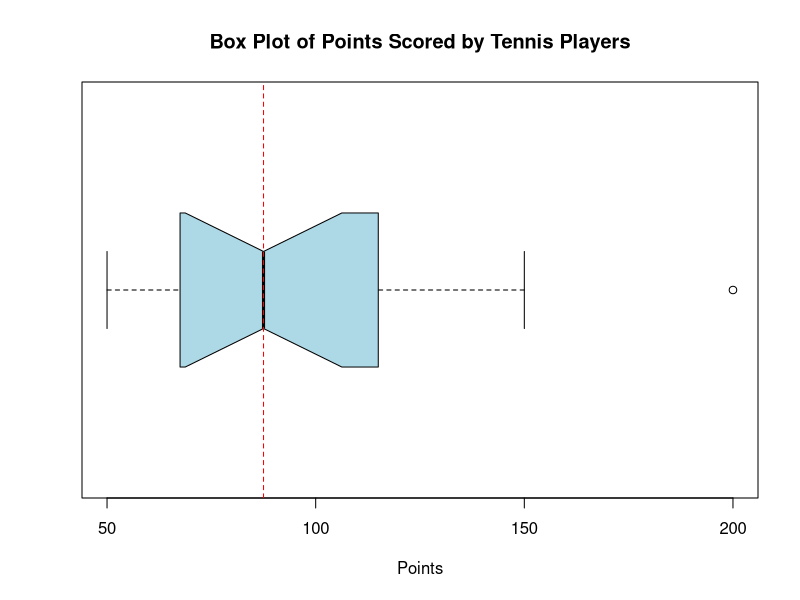

Write R code to recreate this figure.
# Sample data: Points scored by tennis players
points <- c(50, 55, 60, 65, 70, 75, 80, 85, 90, 95, 100, 110, 120, 130, 150, 200)

# Create a horizontal box plot
boxplot(points,
        main = "Box Plot of Points Scored by Tennis Players",
        xlab = "Points",
        col = "lightblue",
        notch = TRUE,
        horizontal = TRUE)

# Add a vertical line at the median
abline(v = median(points), col = "red", lty = 2)

